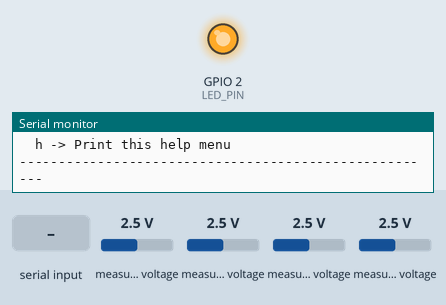
Recording of a sketch running on a simulated ESP32. Parts: output pins drawn as LEDs (lit = HIGH), the last lines printed to the serial monitor. Dashed ring = blinking. Inputs (shaded band) come from the test bench; at power-on: measured voltage 2.5 V.

Above: at 1.8 s.
1.9 s: "r" received over Serial
At 2.5 s:
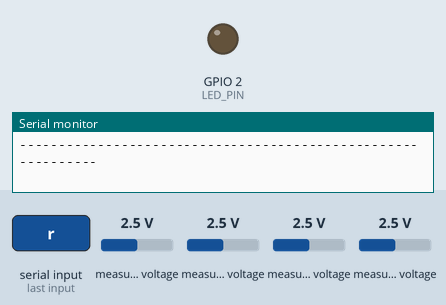
3.5 s: "b" received over Serial
6.5 s: "g" received over Serial
At 7.4 s:
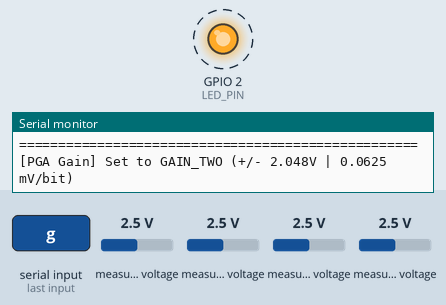
Timing chart, 0 to 14.1 s (numbered marks = the images above; inputs shaded):
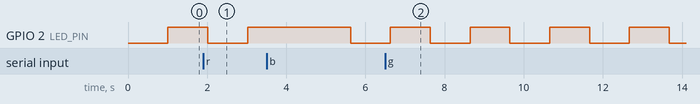

The sketch:

debug_hardware.ino
```cpp
#include <Wire.h>
#include <Adafruit_ADS1X15.h>
#include <WiFi.h>

// =========================================================================
//  InstaSight - ESP32 Hardware Diagnostics & ADS1115 / I2C Debugger
// =========================================================================
//  Features:
//  1. Full I2C Bus Scanner (scans all 127 addresses on GPIO 21 SDA / 22 SCL).
//  2. Auto-detection for ADS1115 on all possible addresses (0x48, 0x49, 0x4A, 0x4B).
//  3. Live Multi-Channel ADC Voltage & Microvolt Stream (A0, A1, A2, A3 & Differential).
//  4. 250 Hz High-Speed Sample Rate & Noise/Jitter Benchmark (Mean, Min, Max, Vpp, StdDev).
//  5. ESP32 Internal ADC fallback comparison test (GPIO 34 / 36).
//  6. Interactive Serial Command Console (115200 baud).
// =========================================================================

#define I2C_SDA_PIN 21
#define I2C_SCL_PIN 22
#define LED_PIN 2
#define INTERNAL_ADC_PIN 34 // Alternate analog test pin on ESP32

Adafruit_ADS1115 ads;
bool adsFound = false;
uint8_t adsAddress = 0x48;
adsGain_t currentGain = GAIN_ONE; // +/- 4.096V (1 bit = 0.125mV)

// Diagnostics stats
float gainMultiplier = 0.125f; // mV per bit for GAIN_ONE

void scanI2CBus();
bool testADS1115(uint8_t addr);
void printHelp();
void run250HzBenchmark(uint16_t sampleCount);
void printChannelVoltages();

void setup() {
  Serial.begin(115200);
  delay(500);

  Serial.println("\n[BOOT] ESP32 Diagnostic Suite Starting...");

  pinMode(LED_PIN, OUTPUT);
  digitalWrite(LED_PIN, LOW);

  Serial.println("================================================================");
  Serial.println("   InstaSight - ESP32 EEG Hardware & ADS1115 Diagnostic Suite   ");
  Serial.println("================================================================");
  Serial.println("System Clock: " + String(ESP.getCpuFreqMHz()) + " MHz");
  Serial.println("Free Heap:    " + String(ESP.getFreeHeap() / 1024) + " KB");
  Serial.println("I2C Pins:     SDA = GPIO " + String(I2C_SDA_PIN) + " | SCL = GPIO " + String(I2C_SCL_PIN));
  Serial.println("================================================================\n");

  Wire.begin(I2C_SDA_PIN, I2C_SCL_PIN);
  Wire.setTimeOut(25);   // Short 25ms timeout to prevent I2C bus lockup
  Wire.setClock(100000); // 100kHz standard robust I2C clock

  // 1. Run initial bus scan
  scanI2CBus();

  // 2. Try initializing ADS1115 on standard addresses
  if (testADS1115(0x48) || testADS1115(0x49) || testADS1115(0x4A) || testADS1115(0x4B)) {
    adsFound = true;
  } else {
    Serial.println("\n[!] WARNING: No ADS1115 found on any standard I2C address (0x48-0x4B).");
    Serial.println("    Please verify physical wiring:");
    Serial.println("    - VDD -> 3.3V or 5V");
    Serial.println("    - GND -> GND");
    Serial.println("    - SCL -> ESP32 GPIO 22");
    Serial.println("    - SDA -> ESP32 GPIO 21");
    Serial.println("    - ADDR -> GND (address 0x48)");
  }

  printHelp();
}

void loop() {
  // Check for serial console user input
  if (Serial.available()) {
    char cmd = Serial.read();
    while (Serial.available()) Serial.read(); // consume trailing newline

    if (cmd == 's' || cmd == 'S') {
      scanI2CBus();
    } else if (cmd == 'r' || cmd == 'R') {
      printChannelVoltages();
    } else if (cmd == 'b' || cmd == 'B') {
      run250HzBenchmark(250); // 1 second benchmark
    } else if (cmd == 'g' || cmd == 'G') {
      cycleGain();
    } else if (cmd == 'w' || cmd == 'W') {
      testWifiScan();
    } else if (cmd == 'h' || cmd == 'H') {
      printHelp();
    }
  }

  // Blink heartbeat LED
  static unsigned long lastBlink = 0;
  if (millis() - lastBlink > 1000) {
    lastBlink = millis();
    digitalWrite(LED_PIN, !digitalRead(LED_PIN));
  }

  delay(10); // Yield to FreeRTOS watchdog
}

// =========================================================================
//  1. Full I2C Scanner (Standard Safe Range 0x08 to 0x77)
// =========================================================================
void scanI2CBus() {
  Serial.println("\n[I2C Scan] Scanning I2C bus (Addresses 0x08 to 0x77)...");
  byte count = 0;

  for (byte address = 8; address < 120; address++) {
    Wire.beginTransmission(address);
    byte error = Wire.endTransmission();
    yield(); // Feed watchdog during scan

    if (error == 0) {
      Serial.print("  -> Found I2C device at address 0x");
      if (address < 16) Serial.print("0");
      Serial.print(address, HEX);

      if (address == 0x48) Serial.println(" (ADS1115 / ADDR=GND) [DEFAULT]");
      else if (address == 0x49) Serial.println(" (ADS1115 / ADDR=VDD)");
      else if (address == 0x4A) Serial.println(" (ADS1115 / ADDR=SDA)");
      else if (address == 0x4B) Serial.println(" (ADS1115 / ADDR=SCL)");
      else if (address == 0x3C || address == 0x3D) Serial.println(" (OLED Display SSD1306)");
      else if (address == 0x68 || address == 0x69) Serial.println(" (MPU6050 / IMU)");
      else Serial.println(" (Unknown device)");

      count++;
    } else if (error == 4) {
      Serial.print("  -> Bus error at address 0x");
      if (address < 16) Serial.print("0");
      Serial.println(address, HEX);
    }
  }

  if (count == 0) {
    Serial.println("  [X] No I2C devices detected! Check SDA/SCL wire connections.");
  } else {
    Serial.println("  [OK] Scan finished. Found " + String(count) + " device(s).\n");
  }
}

// =========================================================================
//  2. ADS1115 Initialization & Verification
// =========================================================================
bool testADS1115(uint8_t addr) {
  Serial.print("[ADS1115] Probing address 0x");
  Serial.print(addr, HEX);
  Serial.print("... ");

  if (ads.begin(addr)) {
    adsAddress = addr;
    ads.setGain(currentGain);
    Serial.println("SUCCESS! Initialized.");
    return true;
  }
  Serial.println("No response.");
  return false;
}

// =========================================================================
//  3. Single Read across Channels
// =========================================================================
void printChannelVoltages() {
  Serial.println("\n-------------------------------------------------------------");
  Serial.println("   Live Channel Voltage Readings (Single Shot)               ");
  Serial.println("-------------------------------------------------------------");

  if (adsFound) {
    int16_t a0_raw = ads.readADC_SingleEnded(0);
    int16_t a1_raw = ads.readADC_SingleEnded(1);
    int16_t a2_raw = ads.readADC_SingleEnded(2);
    int16_t a3_raw = ads.readADC_SingleEnded(3);
    int16_t diff_raw = ads.readADC_Differential_0_1();

    float a0_mv = a0_raw * gainMultiplier;
    float a1_mv = a1_raw * gainMultiplier;
    float a2_mv = a2_raw * gainMultiplier;
    float a3_mv = a3_raw * gainMultiplier;
    float diff_mv = diff_raw * gainMultiplier;

    Serial.println("ADS1115 Channel A0 (EEG Signal): " + String(a0_mv, 3) + " mV (Raw: " + String(a0_raw) + ")");
    Serial.println("ADS1115 Channel A1 (Ref):        " + String(a1_mv, 3) + " mV (Raw: " + String(a1_raw) + ")");
    Serial.println("ADS1115 Channel A2:              " + String(a2_mv, 3) + " mV (Raw: " + String(a2_raw) + ")");
    Serial.println("ADS1115 Channel A3:              " + String(a3_mv, 3) + " mV (Raw: " + String(a3_raw) + ")");
    Serial.println("ADS1115 Diff 0-1 (A0 - A1):      " + String(diff_mv, 3) + " mV (Raw: " + String(diff_raw) + ")");
  } else {
    Serial.println("[ADS1115 not detected - check wiring]");
  }

  // Also read ESP32 internal ADC
  int internalRaw = analogRead(INTERNAL_ADC_PIN);
  float internalMv = (internalRaw / 4095.0f) * 3300.0f;
  Serial.println("ESP32 Internal ADC (GPIO 34):    " + String(internalMv, 2) + " mV (Raw: " + String(internalRaw) + "/4095)");
  Serial.println("-------------------------------------------------------------\n");
}

// =========================================================================
//  4. 250 Hz Continuous Sampling Benchmark (Noise & Signal Quality Test)
// =========================================================================
void run250HzBenchmark(uint16_t sampleCount) {
  Serial.println("\n[Benchmark] Capturing " + String(sampleCount) + " samples at 250 Hz (4ms interval)...");

  if (!adsFound) {
    Serial.println("[!] Cannot benchmark: ADS1115 hardware not connected.");
    return;
  }

  float minVal = 99999.0f;
  float maxVal = -99999.0f;
  float sum = 0.0f;
  float sumSq = 0.0f;

  uint32_t intervalUs = 4000; // 250 Hz = 4000 microseconds
  uint32_t nextTime = micros();

  Serial.println("\nSeq | Sample (mV) | Visual Sparkline");
  Serial.println("------------------------------------");

  for (uint16_t i = 0; i < sampleCount; i++) {
    while ((int32_t)(micros() - nextTime) < 0) {
      // wait for 250 Hz clock edge
    }
    nextTime += intervalUs;

    int16_t raw = ads.readADC_SingleEnded(0);
    float mv = raw * gainMultiplier;

    if (mv < minVal) minVal = mv;
    if (mv > maxVal) maxVal = mv;
    sum += mv;
    sumSq += (mv * mv);

    // Print first 20 samples with ascii visualization
    if (i < 25) {
      int bars = constrain((int)((mv + 500) / 40), 1, 30);
      String spark = "";
      for (int b = 0; b < bars; b++) spark += "#";
      Serial.printf("[%03d] %8.3f mV | %s\n", i, mv, spark.c_str());
    } else if (i == 25) {
      Serial.println("... (sampling remainder silently) ...");
    }
  }

  float mean = sum / sampleCount;
  float variance = (sumSq / sampleCount) - (mean * mean);
  float stdDev = sqrt(max(0.0f, variance));
  float vpp = maxVal - minVal;

  Serial.println("\n================ Benchmark Results ================");
  Serial.println("Samples Captured:  " + String(sampleCount));
  Serial.println("Mean Voltage:      " + String(mean, 3) + " mV");
  Serial.println("Peak-to-Peak (Vpp):" + String(vpp, 3) + " mV (Noise / Signal Amplitude)");
  Serial.println("Min Voltage:       " + String(minVal, 3) + " mV");
  Serial.println("Max Voltage:       " + String(maxVal, 3) + " mV");
  Serial.println("Std Deviation (σ): " + String(stdDev, 3) + " mV");

  if (stdDev < 0.2f) {
    Serial.println("Assessment: FLATLINE (Electrode floating or disconnected)");
  } else if (stdDev > 500.0f) {
    Serial.println("Assessment: NOISY / RAIL HIT (Check ground & electrode impedance)");
  } else {
    Serial.println("Assessment: [EXCELLENT] Dynamic EEG voltage variance detected!");
  }
  Serial.println("===================================================\n");
}

// =========================================================================
//  5. Cycle ADS1115 Programmable Gain Amplifier (PGA)
// =========================================================================
void cycleGain() {
  if (!adsFound) {
    Serial.println("[!] ADS1115 not connected.");
    return;
  }

  if (currentGain == GAIN_TWOTHIRDS) {
    currentGain = GAIN_ONE;
    gainMultiplier = 0.125f;
    Serial.println("[PGA Gain] Set to GAIN_ONE (+/- 4.096V | 0.125 mV/bit)");
  } else if (currentGain == GAIN_ONE) {
    currentGain = GAIN_TWO;
    gainMultiplier = 0.0625f;
    Serial.println("[PGA Gain] Set to GAIN_TWO (+/- 2.048V | 0.0625 mV/bit)");
  } else if (currentGain == GAIN_TWO) {
    currentGain = GAIN_FOUR;
    gainMultiplier = 0.03125f;
    Serial.println("[PGA Gain] Set to GAIN_FOUR (+/- 1.024V | 0.03125 mV/bit)");
  } else if (currentGain == GAIN_FOUR) {
    currentGain = GAIN_EIGHT;
    gainMultiplier = 0.015625f;
    Serial.println("[PGA Gain] Set to GAIN_EIGHT (+/- 0.512V | 0.015625 mV/bit - EEG Mode)");
  } else if (currentGain == GAIN_EIGHT) {
    currentGain = GAIN_SIXTEEN;
    gainMultiplier = 0.0078125f;
    Serial.println("[PGA Gain] Set to GAIN_SIXTEEN (+/- 0.256V | 0.0078125 mV/bit - Ultra High Sensitivity)");
  } else {
    currentGain = GAIN_TWOTHIRDS;
    gainMultiplier = 0.1875f;
    Serial.println("[PGA Gain] Set to GAIN_TWOTHIRDS (+/- 6.144V | 0.1875 mV/bit)");
  }

  ads.setGain(currentGain);
}

// =========================================================================
//  6. Wi-Fi Scan Test
// =========================================================================
void testWifiScan() {
  Serial.println("\n[Wi-Fi Test] Scanning 2.4 GHz channels...");
  WiFi.mode(WIFI_STA);
  WiFi.disconnect();
  delay(100);

  int n = WiFi.scanNetworks();
  if (n == 0) {
    Serial.println("  [!] No networks found.");
  } else {
    Serial.println("  Found " + String(n) + " network(s):");
    for (int i = 0; i < n; ++i) {
      Serial.printf("  %02d: %-24s (%4d dBm) %s\n",
        i + 1,
        WiFi.SSID(i).c_str(),
        WiFi.RSSI(i),
        (WiFi.encryptionType(i) == WIFI_AUTH_OPEN) ? "Open" : "Encrypted");
    }
  }
  Serial.println("");
}

// =========================================================================
//  Help Menu
// =========================================================================
void printHelp() {
  Serial.println("---------------- Interactive Commands ----------------");
  Serial.println("  s -> Re-scan I2C bus for connected devices");
  Serial.println("  r -> Read single-shot voltages across all channels");
  Serial.println("  b -> Run 250 Hz continuous sampling & noise benchmark");
  Serial.println("  g -> Cycle ADS1115 gain setting (Sensitivity)");
  Serial.println("  w -> Perform 2.4 GHz Wi-Fi environment scan");
  Serial.println("  h -> Print this help menu");
  Serial.println("------------------------------------------------------\n");
}
```

Measured:
- by itself, GPIO 2 (LED_PIN): alternates HIGH for 1.0 s and LOW for 1.0 s
